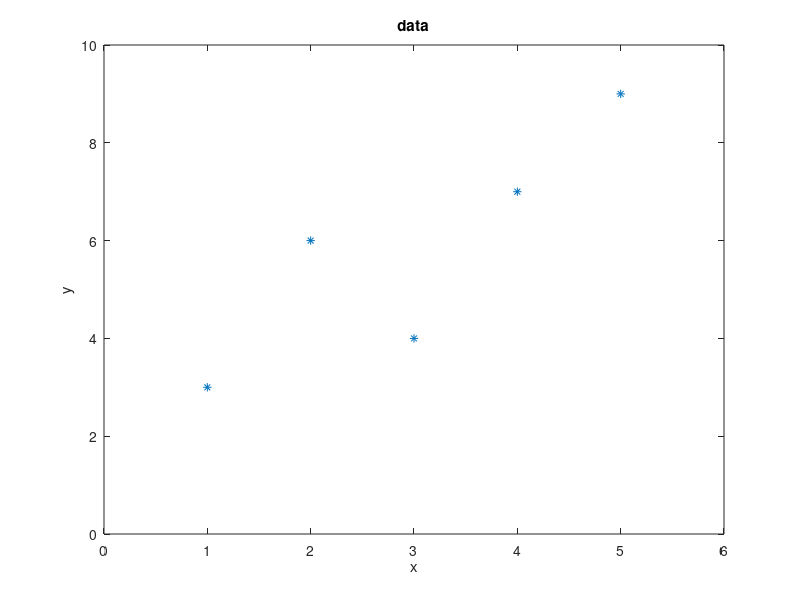
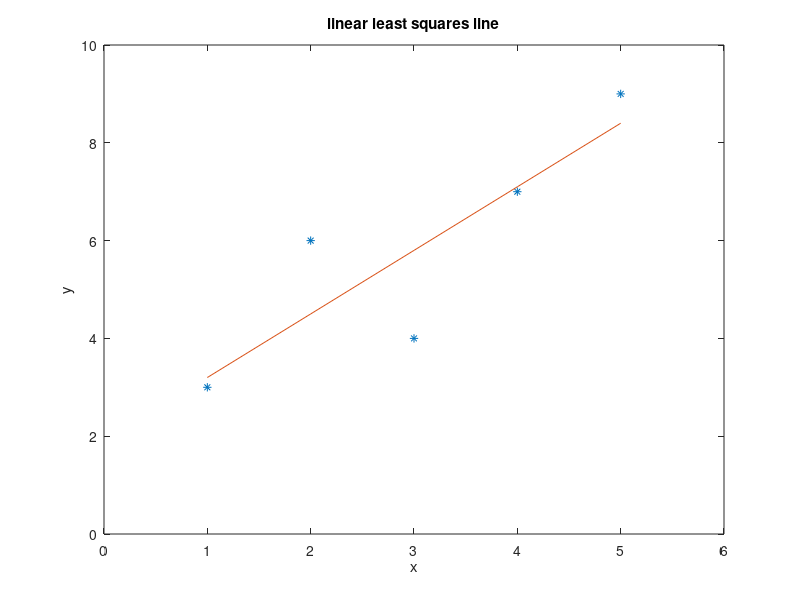

Write the MATLAB code that produced these figures, in order.
%this code demomstrates the use of linear least squares for a line

close all;

%create the data
x = [1 2, 3, 4, 5];
y = [3, 6, 4, 7, 9];

%plot the data
figure;
plot(x, y, '*');
xlim([0,6]);
ylim([0,10]);
xlabel('x');
ylabel('y');
title('data');

%create X and Y matrices
XMatrix = [];
YMatrix = [];
for i = 1 : length(x)
    XMatrix = [XMatrix ; [x(i), 1]];
    YMatrix = [YMatrix ; y(i)];
end

%using linear least squares solution
w =  (inv(XMatrix' * XMatrix))' * XMatrix' * YMatrix

%plot this line now using w
figure;
plot(x, y, '*');
hold on;
y1 = w(1)*x + w(2);
plot(x, y1);
xlim([0,6]);
ylim([0,10]);
xlabel('x');
ylabel('y');
title('linear least squares line');